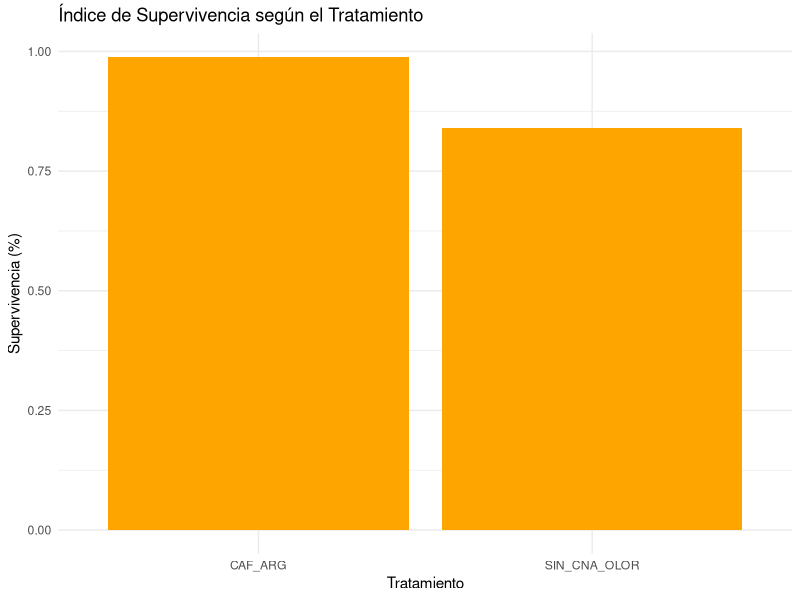
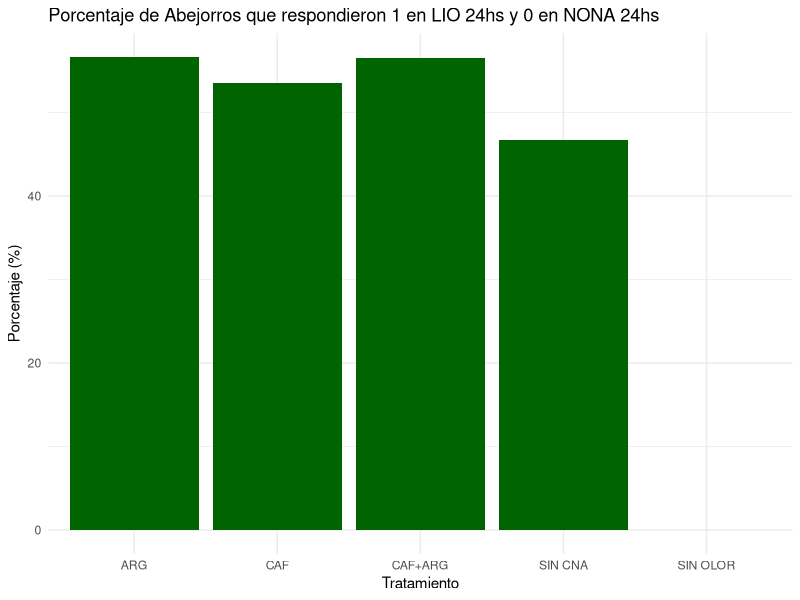

Recreate these plots in R, in order.
#librerías
library(dplyr)
library(ggplot2)
library(readxl)

#Cargo datos
setwd("F:/Juli/Documents/Abejorros y Abejas/Abejorros")
Datos <- read_excel("Datos prueba.xlsx",col_names = TRUE,  sheet = "Limpio")
Datos$Tratamiento<- as.factor(Datos$Tratamiento)
summary (Datos$Tratamiento)

# Contar el número de veces que los abejorros tomaron la recompensa (T) en las exposiciones (E1 a E6) (o aprendieron "A")
Datos <- Datos %>%
  rowwise() %>%
  mutate(Condicionamiento = sum(c_across(E1:E6) == "T" | c_across(E1:E6) == "A"))

# Filtrar para eliminar los registros con menos de 3 veces tomando la recompensa
Datos_filtrado <-Datos%>%
  filter(Condicionamiento >= 3)


# Calcular el índice de supervivencia según el tratamiento
Supervivencia <- Datos_filtrado %>%
  mutate(Grupo_Tratamiento = case_when(
    Tratamiento %in% c("CAF", "ARG", "CAF+ARG") ~ "CAF_ARG",  # Agrupar "CAF", "ARG", "CAF+ARG" juntos
    Tratamiento %in% c("SIN CNA", "SIN OLOR") ~ "SIN_CNA_OLOR",  # Agrupar "SIN CNA" y "SIN OLOR"
    TRUE ~ Tratamiento  # Mantener los otros tratamientos sin cambios si existieran
  )) %>%
  group_by(Grupo_Tratamiento) %>%
  summarise(Sobreviven = sum(Muere == 0), 
            Total = n(), 
            Supervivencia = Sobreviven / Total)

# Mostrar la tabla de supervivencia
print(Supervivencia)

# Graficar la supervivencia según el tratamiento
ggplot(Supervivencia, aes(x = Grupo_Tratamiento, y = Supervivencia)) +
  geom_bar(stat = "identity", fill ="orange") +
  labs(title = "Índice de Supervivencia según el Tratamiento",
       x = "Tratamiento",
       y = "Supervivencia (%)") +
  theme_minimal()

#-----------------------------------------------------------------------
# Filtrar para los que tomaron al menos 3 veces, sobrevivieron, y cumplieron con las condiciones de LIO y NONA
Filt_Cond_Sup_Esp <- Datos %>%
  filter(Condicionamiento >= 3, Muere == 0,`NONA 24 hs` == 0)

# Calcular el porcentaje de los que cumplen esas condiciones según el tratamiento
Respuesta <- Filt_Cond_Sup_Esp%>%
  group_by(Tratamiento) %>%
  summarise(Responden =  `LIO 24hs` == 1,
            Total = n_distinct(N),  # Reemplazar "Abejorro" por el nombre correcto de la columna
            Porcentaje = (Responden / Total) * 100)

# Mostrar la tabla de respuestas en porcentaje según el tratamiento
print(Respuesta)

# Graficar las respuestas en porcentaje según el tratamiento
library(ggplot2)
ggplot(Respuesta, aes(x = Tratamiento, y = Porcentaje)) +
  geom_bar(stat = "identity", fill = "darkgreen") +
  labs(title = "Porcentaje de Abejorros que respondieron 1 en LIO 24hs y 0 en NONA 24hs",
       x = "Tratamiento",
       y = "Porcentaje (%)") +
  theme_minimal()


#-----------------------------
# Filtrar filas con NA en las variables relevantes
Filt_Cond_Sup_Esp_clean <- Filt_Cond_Sup_Esp %>%
  filter(!is.na(`LIO 24hs`), !is.na(Tratamiento), !is.na(Nido))


#------------------------------------------

# Asegurarte de que la columna LIO 24 hs sea numérica
Filt_Cond_Sup_Esp  <-Filt_Cond_Sup_Esp  %>%
  mutate(`LIO 24hs` = as.numeric(`LIO 24hs`))

## Modelo ##
#install.packages("lme4")
library(lme4)
# Ajustar el modelo mixto logístico
modelo_mixto <- glmer( Filt_Cond_Sup_Esp $`LIO 24hs` ~ Tratamiento + (1 | Nido), 
                      family = binomial, data = Filt_Cond_Sup_Esp )
 
